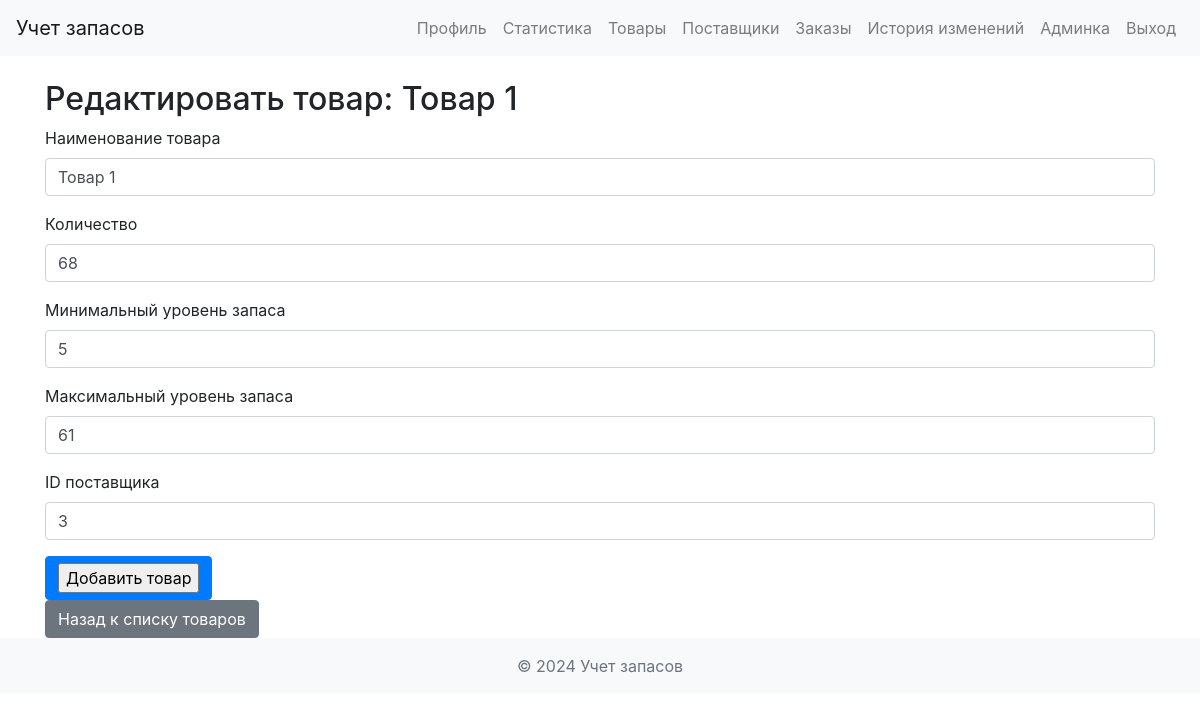
Screenshot of /inventory/edit/1 (signed in) with the database file from the repository.
### app/models.py (models this page shows, shortened)
class InventoryItem(db.Model):
    id = db.Column(db.Integer, primary_key=True)
    name = db.Column(db.String(100), nullable=False)
    quantity = db.Column(db.Integer, nullable=False)
    min_level = db.Column(db.Integer, nullable=False)
    max_level = db.Column(db.Integer, nullable=False)
    supplier_id = db.Column(db.Integer, db.ForeignKey('supplier.id'))

### app/views.py (the view, shortened to what this page needs)
@app.route('/inventory/edit/<int:item_id>', methods=['GET', 'POST'])
@login_required
def edit_inventory_item(item_id):
    item = InventoryItem.query.get_or_404(item_id)
    form = InventoryItemForm(obj=item)
    return render_template('edit_inventory_item.html', form=form, item=item)

### app/forms.py
class InventoryItemForm(FlaskForm):
    name = StringField('Наименование товара', validators=[DataRequired()])
    quantity = IntegerField('Количество', validators=[DataRequired()])
    min_level = IntegerField('Минимальный уровень запаса', validators=[DataRequired()])
    max_level = IntegerField('Максимальный уровень запаса', validators=[DataRequired()])
    supplier_id = IntegerField('ID поставщика', validators=[DataRequired()])
    submit = SubmitField('Добавить товар')

### app/__init__.py (called while the page is built)
@login_manager.user_loader
def load_user(user_id):
    return User.query.get(int(user_id))

### app/templates/edit_inventory_item.html (shortened to what this page needs)
{% extends "layout.html" %}
{% block content %}
<h2>Редактировать товар: {{ item.name }}</h2>
<form method="POST">
    <div class="form-group">
        {{ form.name.label }}
        {{ form.name(class='form-control') }}
    </div>
    <div class="form-group">
        {{ form.quantity.label }}
        {{ form.quantity(class='form-control') }}
    </div>
    <div class="form-group">
        {{ form.min_level.label }}
        {{ form.min_level(class='form-control') }}
    </div>
    <div class="form-group">
        {{ form.max_level.label }}
        {{ form.max_level(class='form-control') }}
    </div>
    <div class="form-group">
        {{ form.supplier_id.label }}
        {{ form.supplier_id(class='form-control') }}
    </div>
    <button type="submit" class="btn btn-primary">{{ form.submit() }}</button>
</form>
<a href="{{ url_for('inventory') }}" class="btn btn-secondary">Назад к списку товаров</a>
{% endblock %}

### rows the page displays
InventoryItem: name "Товар 1", quantity "68", min_level "5", max_level "61", supplier_id "3"
